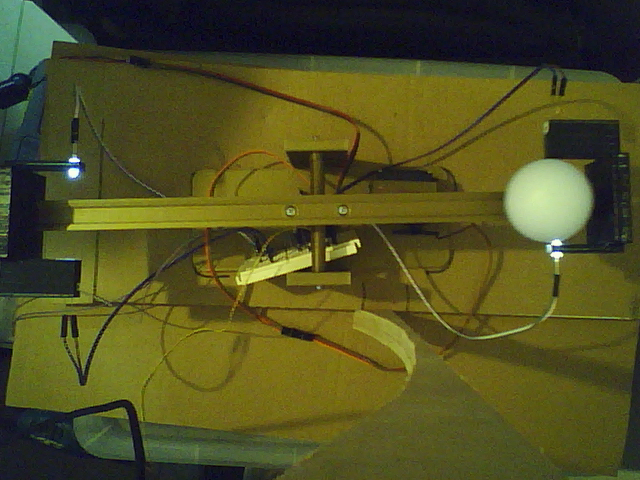
#> input picture RL_Mesila/vashdi_raspberry/im_web_001.jpg, 640 x 480 px, given in place of 001.jpg, which was not available
$ python ballDetect03.py
#> lines starting #> are read from the running program, lines starting #| are printed output that depends on the picture; after the words box and inside, x2 and y2 are one past the last pixel; in counts of white or black regions, pixels touching at a corner belong together; pictures that were not available may be replaced by others from this repository, and a replacement may not be noted
#!/usr/bin/python3.7

from picamera import PiCamera
from time import sleep

import matplotlib.pyplot as plt
from collections import deque
from imutils.video import VideoStream
import numpy as np
import argparse
import cv2
import imutils
import time
import io

# [6 lines of commented-out code are left out]
frame = cv2.imread("/home/pi/Desktop/001.jpg")
#> frame is the input picture: shape (480, 640, 3); mean B, G, R 33.6, 79.5, 80.8
output = frame.copy()
gray = cv2.cvtColor(frame,cv2.COLOR_BGR2GRAY)
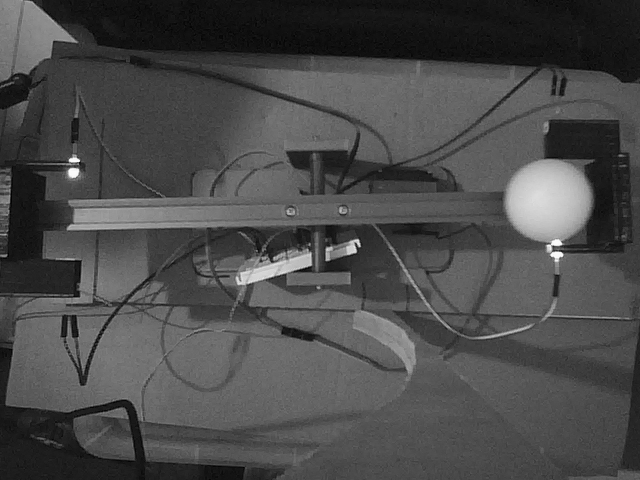
#> gray: shape (480, 640); min 0, max 252, mean 74.6
circles = cv2.HoughCircles(gray,cv2.HOUGH_GRADIENT, 1.2,100)
#> circles = [[197.4, 339, 119.5], [231, 138.6, 131.4], [485.4, 264.6, 72.36], [311.4, 389.4, 142.8]]
if circles is not None:
    circles = np.round(circles[0,:]).astype("int")
#> circles = [[197, 339, 120], [231, 139, 131], [485, 265, 72], [311, 389, 143]]
    for (x,y,r) in circles:
        cv2.circle(output,(x,y),r,(0,255,0),4)
        cv2.rectangle(output,(x-5,y-5),(x+5,y+5),(0,128,255),-1)
#> this loop made 4 passes
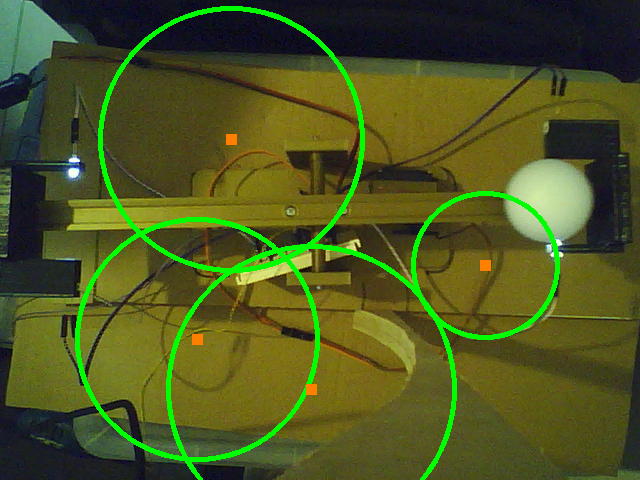
#> output: shape (480, 640, 3); 4.34% of pixels changed, all inside (x1, y1, x2, y2) = (75, 6, 560, 480)


#plt.imshow(frame)
#plt.show()


f,axarr = plt.subplots(2,1)
axarr[0].imshow(frame)
axarr[1].imshow(output)
plt.show()
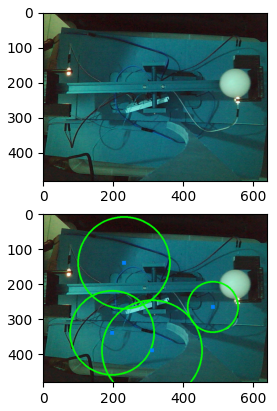
#> figure drawn by matplotlib, 2 panels; B, G, R data is drawn as R, G, B
